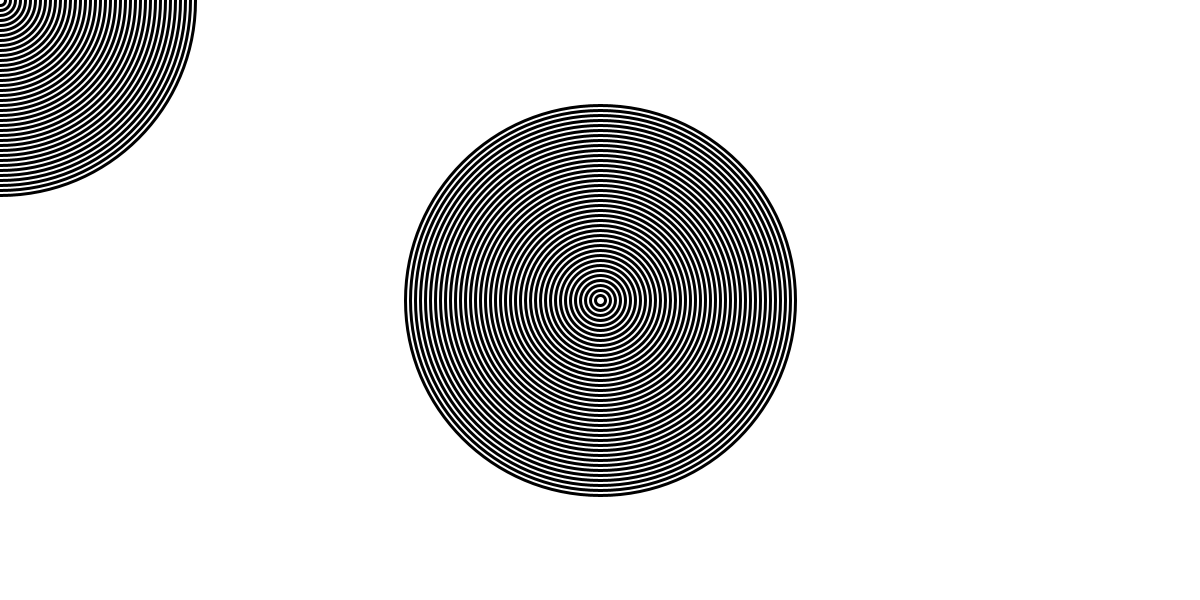
Frame 1 (no input)
Frame 60 (the mouse pressed at the canvas centre just before this capture): identical to frame 1, image omitted
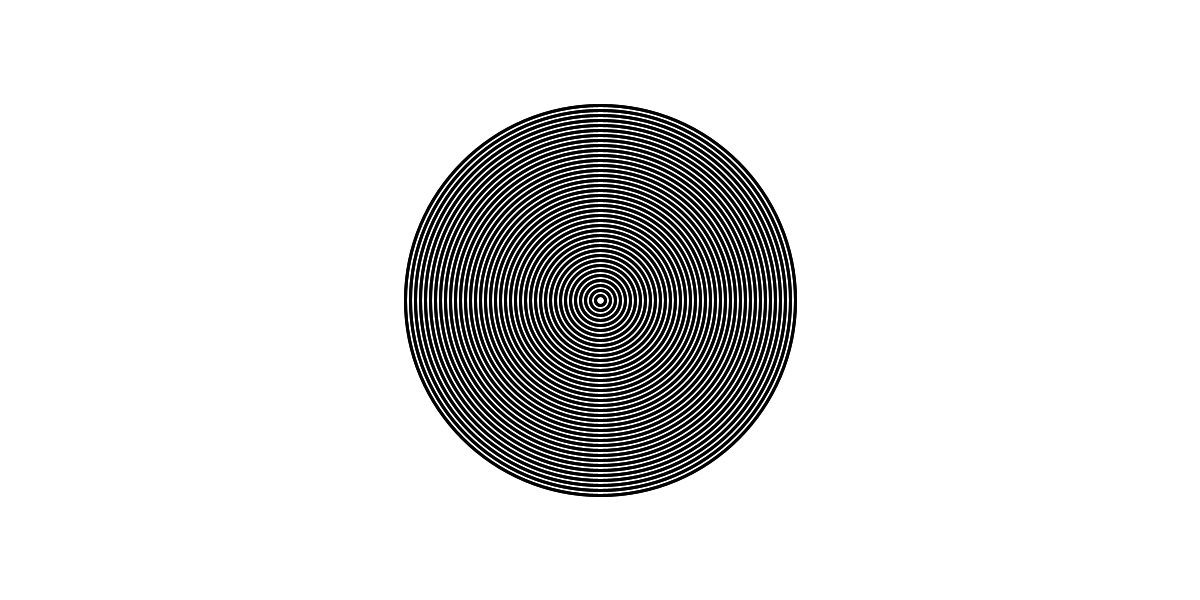
Frame 120 (the mouse held since frame 60 and released just before this capture)

The Processing sketch that drew these frames (run headless with seeded random() and noise(); from frame 60 on, the mouse is pressed at the canvas centre):

// Processing sketch: interferenz
// ── interferenz.pde

void setup(){size(1200,600);
strokeWeight(3);
  
noFill();
}

void draw() {
  
background(#ffffff);
  
for (int i=0; i<40; i++) {
    ellipse(600,300,10*i,10*i);
  }


for (int j=0; j<40;j++) {
    ellipse(mouseX,mouseY,10*j,10*j);
  }  
}
